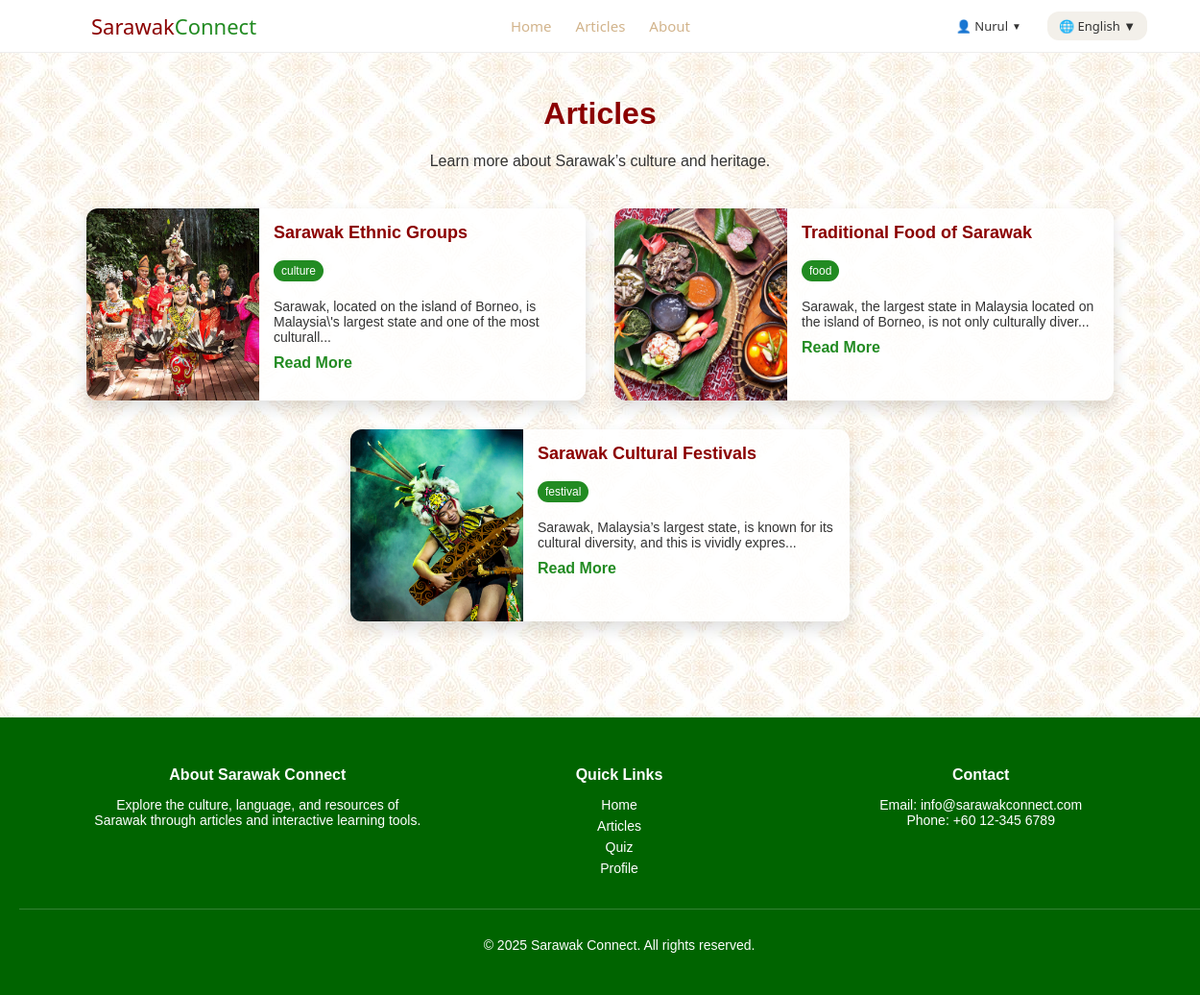
Screenshot of /articles.php (signed in) with the database file from the repository.
### tables this page shows
CREATE TABLE `articles` (
  `id` int(11) NOT NULL,
  `image` varchar(255) DEFAULT NULL,
  `tag` varchar(50) DEFAULT NULL,
  `title_en` varchar(255) DEFAULT NULL,
  `title_my` varchar(255) DEFAULT NULL,
  `title_zh` varchar(255) DEFAULT NULL,
  `content_en` text DEFAULT NULL,
  `content_my` text DEFAULT NULL,
  `content_zh` text DEFAULT NULL
);

### articles.php (the view, shortened to what this page needs)
<?php
include('includes/db_connect.php');
include('includes/header.php');
$lang = $_SESSION['lang'] ?? 'english';
$title_field = 'title_en';
$content_field = 'content_en';
$text = [
    'english' => ['title' => 'Articles', 'subtitle' => "Learn more about Sarawak’s culture and heritage.", 'read' => 'Read More'],
    'malay'   => ['title' => 'Artikel', 'subtitle' => "Ketahui lebih lanjut tentang budaya dan warisan Sarawak.", 'read' => 'Baca Lagi'],
    'mandarin'=> ['title' => '文章', 'subtitle' => "深入了解砂拉越的文化与遗产。", 'read' => '阅读更多']
];
$t = $text[$lang];
$query = "SELECT id, image, tag, $title_field AS title, $content_field AS content FROM articles";
$result = $conn->query($query);
?>
<div class="articles-page">
  <div class="articles-header">
    <h1><?php echo $t['title']; ?></h1>
    <p><?php echo $t['subtitle']; ?></p>
  </div>
  <div class="articles-list">
    <?php $delay = 0; ?>
    <?php while ($row = $result->fetch_assoc()): ?>
      <div class="article-card" style="animation-delay: <?php echo $delay; ?>s;">
        <img src="images/<?php echo htmlspecialchars($row['image']); ?>" alt="<?php echo htmlspecialchars($row['title']); ?>">
        <div class="article-content">
          <h3>
            <?php echo htmlspecialchars($row['title']); ?>
          </h3>
          <span class="article-tag"><?php echo htmlspecialchars($row['tag']); ?></span>
          <p><?php echo htmlspecialchars(substr($row['content'], 0, 100)) . '...'; ?></p>
          <a href="article.php?id=<?php echo $row['id']; ?>"><?php echo $t['read']; ?></a>
        </div>
      </div>
      <?php $delay += 0.1; ?>
    <?php endwhile; ?>
  </div>
</div>
<?php include('includes/footer.php'); ?>

### css/style.css (style rules this page uses)
body { font-family: Arial, sans-serif; background-color: #f5f5dc; background-image: url('../images/bg.jpg'); background-repeat: repeat; background-size: auto; margin: 0; padding: 0; min-height: 100vh; display: flex; flex-direction: column; }
html, body { height: 100%; margin: 0; padding: 0; flex-direction: column; }
.articles-page { padding: 60px 20px; max-width: 1100px; margin: auto; color: #222; }
.articles-header { text-align: center; margin-bottom: 40px; }
.articles-header h1 { font-size: 32px; color: #8B0000; }
.articles-header p { font-size: 16px; color: #333; }
.article-card { display: flex; flex-direction: row; background-color: rgba(255, 255, 255, 0.85); border-radius: 12px; overflow: hidden; box-shadow: 0 8px 16px rgba(0, 0, 0, 0.12); max-width: 520px; width: 100%; min-height: 200px; opacity: 0; transform: translateY(20px); animation: fadeInUp 0.6s ease forwards; }
.article-card img { width: 180px; height: 100%; object-fit: cover; }
.article-content { padding: 15px; flex: 1; }
.article-content h3 { margin-top: 0; font-size: 18px; color: #8B0000; display: flex; align-items: center; gap: 8px; }
.article-content p { font-size: 14px; margin: 10px 0; color: #333; }
.article-content a { color: forestgreen; font-weight: bold; text-decoration: none; }
.article-tag { display: inline-block; background-color: #228B22; color: white; font-size: 12px; padding: 4px 8px; border-radius: 20px; margin-bottom: 8px; }
.articles-list { display: flex; flex-wrap: wrap; gap: 20px; justify-content: center; }
.articles-list { margin-top: 10px; margin-bottom: 40px; display: flex; flex-wrap: wrap; justify-content: center; gap: 30px; width: 100%; max-width: 1100px; }

### rows the page displays
articles: image (picture), title_en "Sarawak Ethnic Groups", tag "culture", content_en "Sarawak, located on the island of Borneo, is Malaysia\\'s largest state and one of the most culturall"
articles: image (picture), title_en "Traditional Food of Sarawak", tag "food", content_en "Sarawak, the largest state in Malaysia located on the island of Borneo, is not only culturally diver"
articles: image (picture), title_en "Sarawak Cultural Festivals", tag "festival", content_en "Sarawak, Malaysia’s largest state, is known for its cultural diversity, and this is vividly expres"

### other values shown
$nav['home'] "Home"
$nav['articles'] "Articles"
$nav['about'] "About"
$_SESSION['username'] "Nurul"
$lang "English"
$t['title'] "Articles"
$t['subtitle'] "Learn more about Sarawak’s culture and heritage."
$footer['about'] "About Sarawak Connect"
$footer['desc'] "Explore the culture, language, and resources of Sarawak through articles and interactive learning tools."
$footer['quick'] "Quick Links"
$nav['profile'] "Profile"
$footer['contact'] "Contact"
$footer['rights'] "All rights reserved."
